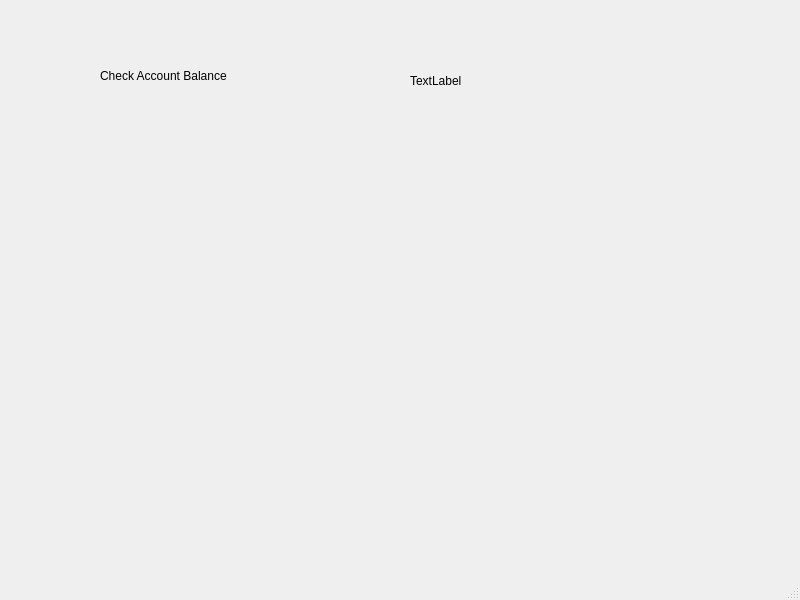
<?xml version="1.0" encoding="UTF-8"?>
<ui version="4.0">
 <class>useroverview</class>
 <widget class="QMainWindow" name="useroverview">
  <property name="geometry">
   <rect>
    <x>0</x>
    <y>0</y>
    <width>800</width>
    <height>600</height>
   </rect>
  </property>
  <property name="windowTitle">
   <string>MainWindow</string>
  </property>
  <widget class="QWidget" name="centralwidget">
   <widget class="QLabel" name="label">
    <property name="geometry">
     <rect>
      <x>100</x>
      <y>60</y>
      <width>151</width>
      <height>31</height>
     </rect>
    </property>
    <property name="text">
     <string>Check Account Balance</string>
    </property>
   </widget>
   <widget class="QLabel" name="label_2">
    <property name="geometry">
     <rect>
      <x>410</x>
      <y>60</y>
      <width>311</width>
      <height>41</height>
     </rect>
    </property>
    <property name="text">
     <string>TextLabel</string>
    </property>
   </widget>
  </widget>
  <widget class="QMenuBar" name="menubar">
   <property name="geometry">
    <rect>
     <x>0</x>
     <y>0</y>
     <width>800</width>
     <height>21</height>
    </rect>
   </property>
  </widget>
  <widget class="QStatusBar" name="statusbar"/>
 </widget>
 <resources/>
 <connections/>
</ui>
